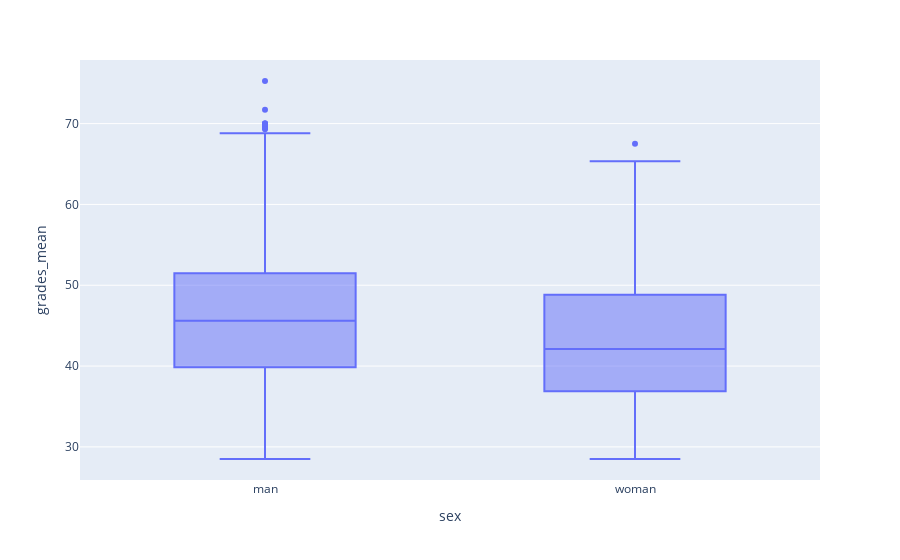

The code cell stored with this chart in its notebook:
### Code cell
#- Are there differences bewteen men and women ?
fig = px.box(climber_df,x="sex",y="grades_mean")
fig.show()

### Figure 1 — Plotly figure (JSON) as saved in the notebook; plotly's stock layout.template omitted (floating-point values rounded to 4 significant figures; data arrays with more than 128 entries replaced by an {"elided": "..."} marker saying what was removed)
{"data": [{"alignmentgroup": "True", "hovertemplate": "sex=%{x}<br>grades_mean=%{y}<extra></extra>", "legendgroup": "", "marker": {"color": "#636efa"}, "name": "", "notched": false, "offsetgroup": "", "orientation": "v", "showlegend": false, "type": "box", "x": {"elided": "10927 str values"}, "x0": " ", "xaxis": "x", "y": {"elided": "10927 float values"}, "y0": " ", "yaxis": "y"}], "layout": {"boxmode": "group", "legend": {"tracegroupgap": 0}, "margin": {"t": 60}, "xaxis": {"anchor": "y", "domain": [0, 1], "title": {"text": "sex"}}, "yaxis": {"anchor": "x", "domain": [0, 1], "title": {"text": "grades_mean"}}}}
